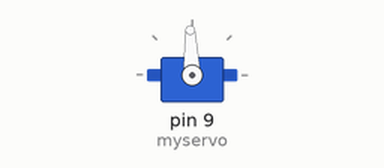
The sketch below on a simulated Arduino Uno, built with avr-gcc and run on an emulated ATmega328P. Shown: servo.

Above: at 0.05 s.
At 1.8 s:
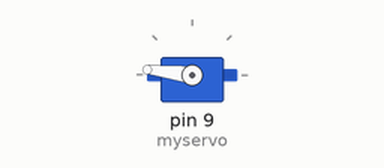
At 3.55 s:
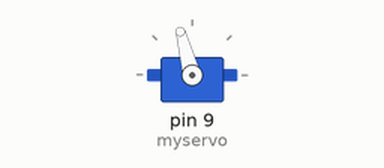
At 7.55 s:
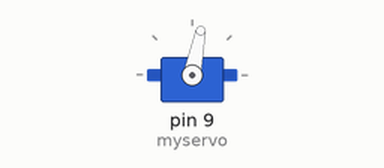
Timing chart, 0 to 10.1 s (numbered marks = the images above):
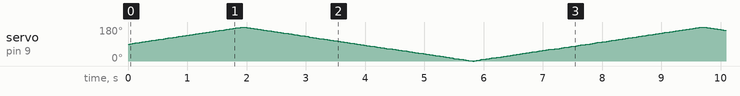

The sketch:

Arduino-Software-Serial-and-Servo.ino
```cpp
#include <VarSpeedServo.h>
#include <SoftwareSerial.h>

VarSpeedServo myservo;    // create servo object to control a servo
SoftwareSerial mySerial(2, 4); // RX, TX

String incoming;

void setup() {
  myservo.attach(9);  // attaches the servo on pin 9 to the servo object
  mySerial.begin(9600);
}

void loop() {

   if (mySerial.available()) {
    incoming = mySerial.readString();
    mySerial.println(incoming);
  }
  myservo.write(180, 30, true);        // move to 180 degrees, use a speed of 30, wait until move is complete
  myservo.write(0, 30, true);        // move to 0 degrees, use a speed of 30, wait until move is complete
}
```
